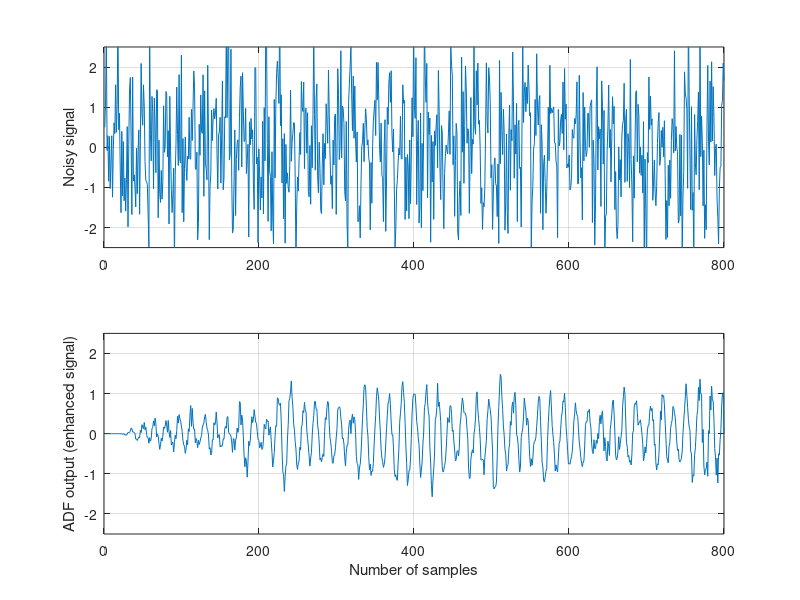
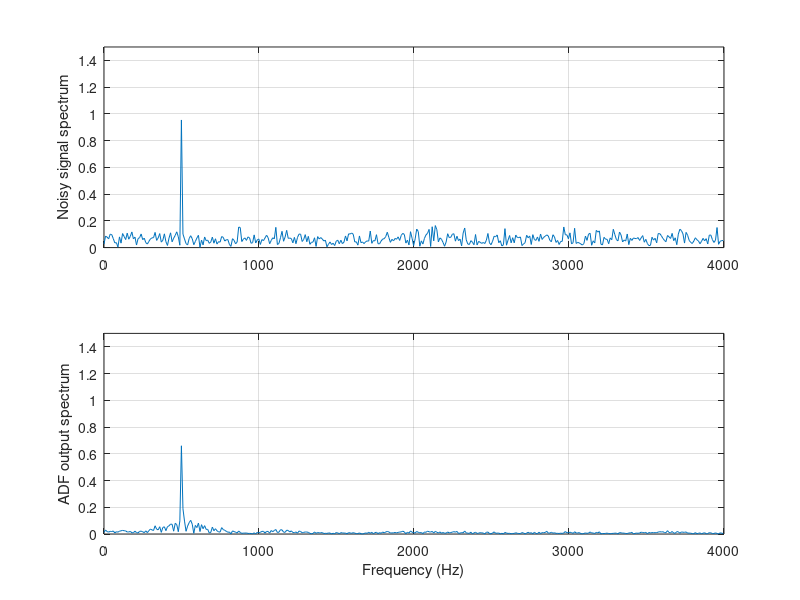

These charts were generated, in order, by the following MATLAB code:
%MATLAB Program 9.3 for Section 9.3.3
% Line ehancement using linear prediction
close all; clear all
fs=8000; T=1/fs;                           % sampling rate and sampling period
t=0:T:0.1;                                      % 1 second time instant 
n=randn(1,length(t));                     % generate Gaussian random noise 
d=cos(2*pi*500*t)+n;                    % generate 500-Hz tone plus noise
x=filter([ 0 0 0 0  0 0 0 1 ],1,d);      %delay filter
mu=0.001;                                       % initialize the step size for LMS algorithms
w=zeros(1,21);                               % initialize the adaptive filter coefficients
y=zeros(1,length(t));                      % initialize the adaptive filter output
e=y;                                                 % initialize the errro vector
%perfrom adaptive filtering using the LMS algorithm
for m=22:1:length(t)-1
      sum=0;
     for i=1:1:21
      sum=sum+w(i)*x(m-i);
     end
      y(m)=sum;
      e(m)=d(m)-y(m);
      for i=1:1:21
      w(i)=w(i)+2*mu*e(m)*x(m-i);
     end
end
% calculate the single-side amplitude spectrum for corrupted signal
 D=2*abs(fft(d))/length(d);D(1)=D(1)/2;
% calculate the single-side amplitude spectrum for enhanced signal
 Y=2*abs(fft(y))/length(y);Y(1)=Y(1)/2;
% map the frequency index to its frequency in Hz
 f=[0:1:length(x)/2]*8000/length(x);
% plot the signals and spectrums
 subplot(2,1,1), plot(d);grid; axis([0 length(x) -2.5 2.5]); ylabel('Noisy signal');
 subplot(2,1,2),plot(y);grid; axis([0 length(y) -2.5 2.5]);
 ylabel('ADF output (enhanced signal)'); xlabel('Number of samples')
 figure
subplot(2,1,1),plot(f,D(1:length(f)));grid; axis([0 fs/2 0 1.5]);
 ylabel('Noisy signal spectrum')
subplot(2,1,2),plot(f,Y(1:length(f)));grid; axis([0 fs/2 0 1.5]);
 ylabel('ADF output spectrum'); xlabel('Frequency (Hz)');
